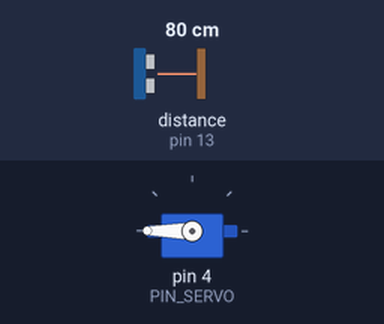
A sketch run on a simulated Arduino Uno, built with avr-gcc and run on an emulated ATmega328P. Shown: servo. Wiring (inferred from the names in the program): ultrasonic range finder: trigger pin 12; echo pin 13. The inputs (shaded band) are chosen by the test bench; at power-on: distance to the obstacle (sensor on pin 13) 80 cm. The echo pulse lasts 58.3 µs per cm.

Above: at 1.7 s.
1.8 s: distance to the obstacle (sensor on pin 13) set to 23 cm
3.3 s: distance to the obstacle (sensor on pin 13) set to 18 cm
At 4.49 s:
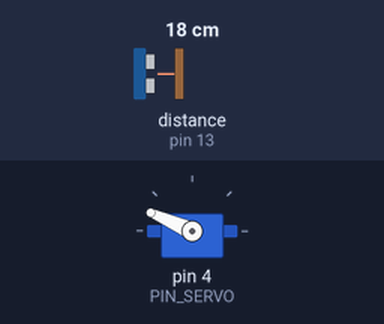
At 6.7 s:
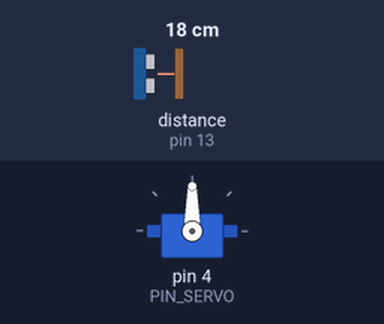
Timing chart, 0 to 8.2 s (numbered marks = the images above; inputs shaded):
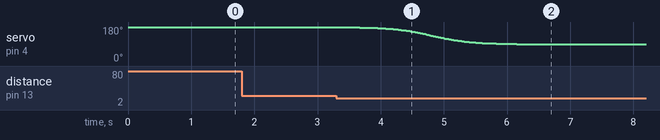

The sketch:

challenge3_sigmoid_.ino
```cpp
#include <Servo.h>

// 핀 설정
#define PIN_TRIG 12
#define PIN_ECHO 13
#define PIN_SERVO 4

// 객체 생성
Servo myServo;

unsigned long MOVING_TIME = 3000; // 3초 동안 이동
unsigned long moveStartTime;
int startAngle = 180;   // 닫힘
int stopAngle  = 90;  // 열림
int currentAngle = startAngle;

bool isCarDetected = false;
#define DIST_THRESHOLD 20.0  // 차량 감지 거리 (cm)

// 함수 선언
float sigmoid(float x);
float getDistance();

void setup() {
  myServo.attach(PIN_SERVO);
  pinMode(PIN_TRIG, OUTPUT);
  pinMode(PIN_ECHO, INPUT);

  myServo.write(startAngle);
  delay(500);
  moveStartTime = millis();
}

void loop() {
  float distance = getDistance();

  // 차량 감지
  if (distance < DIST_THRESHOLD && !isCarDetected) {
    moveStartTime = millis();
    while (millis() - moveStartTime <= MOVING_TIME) {
      float progress = (float)(millis() - moveStartTime) / MOVING_TIME;
      float rate = sigmoid((progress - 0.5) * 10.0); // sigmoid 곡선 적용
      currentAngle = startAngle + rate * (stopAngle - startAngle);
      myServo.write(currentAngle);
      delay(20);
    }
    isCarDetected = true;
  }

  // 차량이 멀어짐
  if (distance > DIST_THRESHOLD + 10 && isCarDetected) {
    moveStartTime = millis();
    while (millis() - moveStartTime <= MOVING_TIME) {
      float progress = (float)(millis() - moveStartTime) / MOVING_TIME;
      float rate = sigmoid((progress - 0.5) * 10.0);
      currentAngle = stopAngle - rate * (stopAngle - startAngle);
      myServo.write(currentAngle);
      delay(20);
    }
    isCarDetected = false;
  }
}

// Sigmoid 함수 정의
float sigmoid(float x) {
  return 1.0 / (1.0 + exp(-x));
}

// 초음파 거리 측정 함수
float getDistance() {
  digitalWrite(PIN_TRIG, LOW);
  delayMicroseconds(2);
  digitalWrite(PIN_TRIG, HIGH);
  delayMicroseconds(10);
  digitalWrite(PIN_TRIG, LOW);

  long duration = pulseIn(PIN_ECHO, HIGH);
  float distance = duration * 0.0343 / 2.0;  // cm 단위 변환
  return distance;
}
```

Measured:
- the behaviour switches between 21 and 20 cm on distance to the obstacle (sensor on pin 13) (found by bisection; images 0 and 1)
- after the input at 1.8 s, every drawn part: stays the same
- after the input at 3.3 s, servo on pin 4 (PIN_SERVO): moves from 180° to 90° over 2.9 s, starting at once
